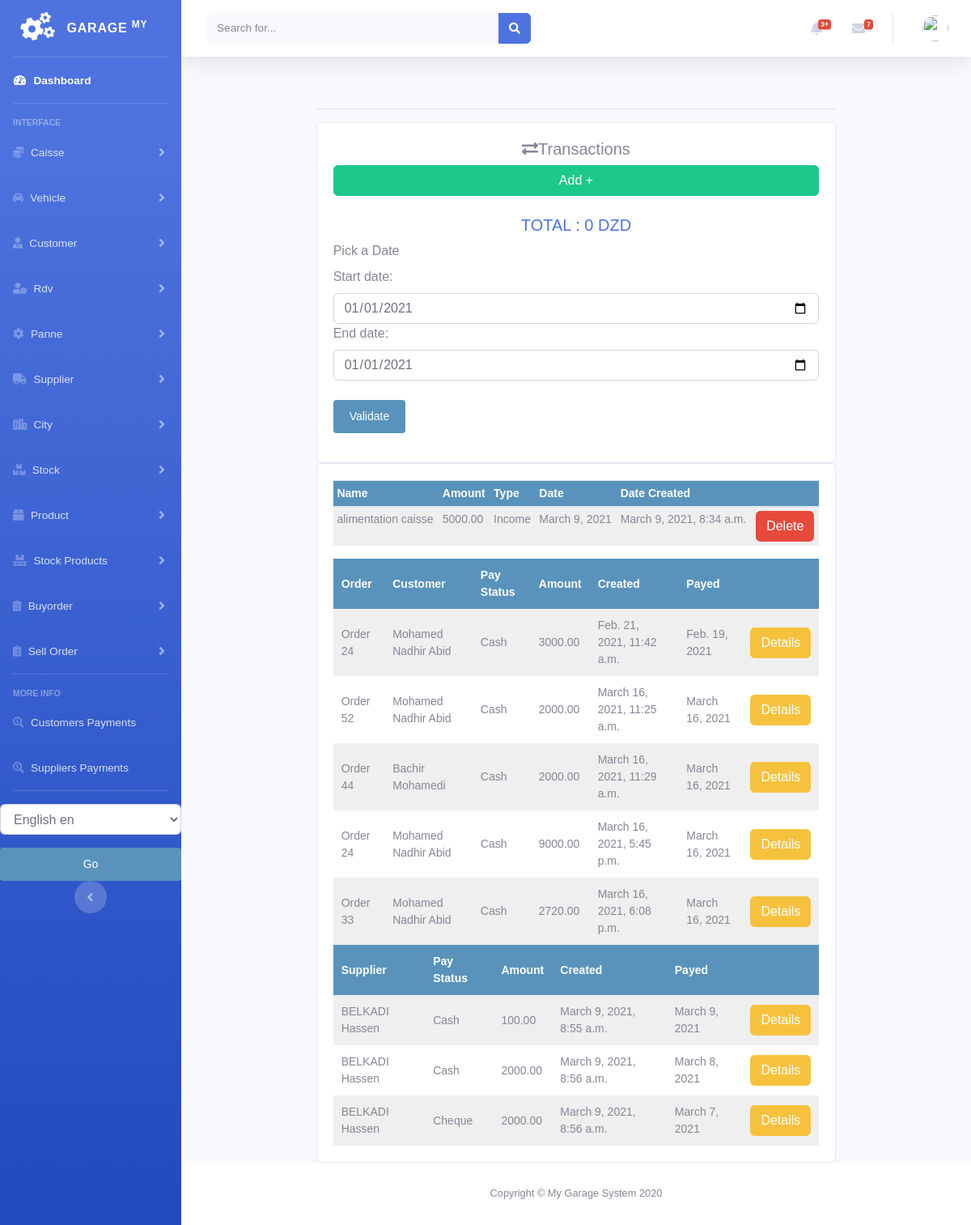
Before: /caisse/transaction_list/ with the older database file.
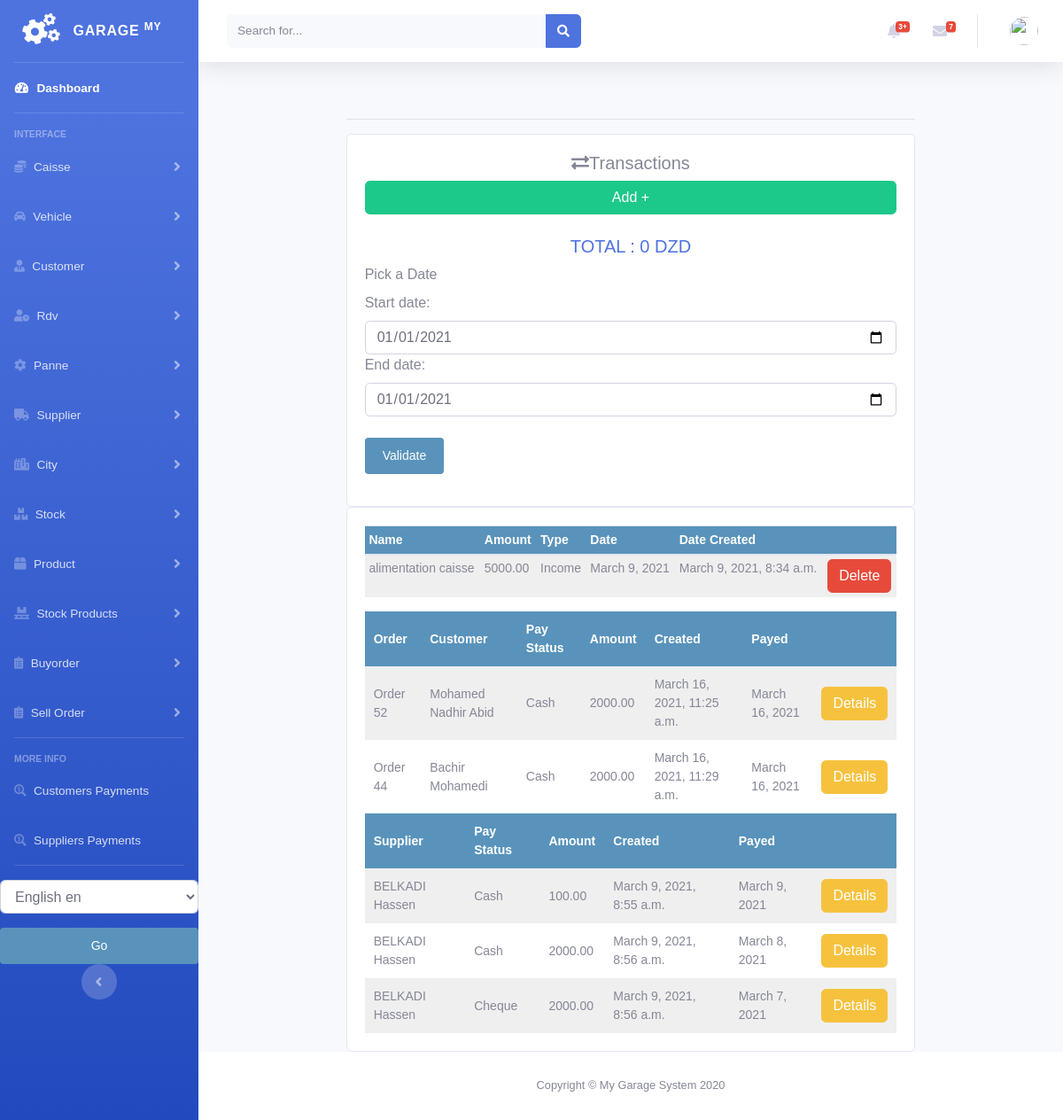
After: the same page with the newer database file.
### caisse/models.py (models this page shows)
class Transaction(models.Model):
    Transaction_name = models.CharField(max_length=200, null=True)
    amount = models.DecimalField(max_digits=10, decimal_places=2, default=0)
    type_choices = (
        ('Income', 'Income'),
        ('Expense', 'Expense')
    )
    trans_date = models.DateField(null=True, blank=True)
    Transaction_type = models.CharField(max_length=8, choices=type_choices, blank=True)
    date_created = models.DateTimeField(auto_now_add=True, null=True)

### payments/models.py (models this page shows)
class SellOrderPayment(models.Model):
    order = models.ForeignKey(Order, on_delete=models.CASCADE, blank=True, null=True)
    customer = models.ForeignKey(Customer, on_delete=models.CASCADE)
    user = models.IntegerField(default=0)
    amount = models.DecimalField(max_digits=10, decimal_places=2)
    created = models.DateTimeField(auto_now_add=True)
    pay_date = models.DateField(null=True, blank=True)
    pay_type = (
        ('Cash', 'Cash'),
        ('Cheque', 'Cheque'),
    )
    pay_status = models.CharField(max_length=8, choices=pay_type, blank=True, default="Cash")

class BuyOrderPayment(models.Model):
    order = models.ForeignKey(BuyOrder, on_delete=models.CASCADE, blank=True, null=True)
    supplier = models.ForeignKey(Supplier, on_delete=models.CASCADE)
    user = models.IntegerField(default=0)
    amount = models.DecimalField(max_digits=10, decimal_places=2)
    created = models.DateTimeField(auto_now_add=True)
    pay_date = models.DateField(null=True, blank=True)
    pay_type = (
        ('Cash', 'Cash'),
        ('Cheque', 'Cheque'),
    )
    pay_status = models.CharField(max_length=8, choices=pay_type, blank=True, default="Cash")

### sellorder/models.py (models this page shows, shortened)
class Order(models.Model):
    customer = models.ForeignKey(Customer, on_delete=models.DO_NOTHING)
    vehicle = models.ForeignKey(Vehicle, on_delete=models.DO_NOTHING, null=True, blank=True)
    created = models.DateTimeField(auto_now_add=True)
    updated = models.DateTimeField(auto_now=True)
    debt = models.DecimalField(max_digits=10, decimal_places=2, null=True, blank=True, default=0)
    total_price = models.DecimalField(max_digits=10, decimal_places=2, null=True, blank=True, default=0)
    discount_amount = models.DecimalField(max_digits=10, decimal_places=2, null=True, blank=True, default=0)
    paid = models.BooleanField(default=False)
    order_tva = models.PositiveIntegerField(default=0)
    confirmed = models.BooleanField(default=False)
    order_date = models.DateField(null=True, blank=True)
    class Meta:
        ordering = ('-created',)
    def __str__(self):
        return f'Order {self.id}'

### customer/models.py (models this page shows, shortened)
class Customer(models.Model):
    firstname = models.CharField(max_length=250, null=True)
    lastname = models.CharField(max_length=250, null=True)
    address = models.CharField(max_length=200, null=True)
    phone = models.CharField(max_length=200, null=True)
    national_number = models.CharField(max_length=200, null=True)
    email = models.EmailField(null=True)
    date_created = models.DateTimeField(auto_now_add=True, null=True)
    date_joined = models.DateField(null=True)
    debt = models.DecimalField(max_digits=10, decimal_places=2, null=True, default=0)
    def __str__(self):
        return self.firstname + " " + self.lastname

### supplier/models.py (models this page shows)
class Supplier(models.Model):
    firstname = models.CharField(max_length=250, null=True)
    lastname = models.CharField(max_length=250, null=True)
    address = models.CharField(max_length=200, null=True)
    phone = models.CharField(max_length=200, null=True)
    email = models.EmailField(null=True)
    date_created = models.DateTimeField(auto_now_add=True, null=True)
    date_joined = models.DateField(null=True)
    credit = models.DecimalField(max_digits=10, decimal_places=2, null=True, default=0.0)
    def __str__(self):
        return self.firstname + " " + self.lastname

### caisse/views.py (the view, shortened to what this page needs)
# urls.py: path('transaction_list/', views.transaction_list, name='transaction_list'),
def transaction_list(request):
    dateform = DateForm()
    periodform = PeriodForm()
    transactions = Transaction.objects.all()
    customerpayments = SellOrderPayment.objects.all()
    supplierpayments = BuyOrderPayment.objects.all()
    total_per_period = 0
    context = {
        "transactions": transactions,
        "dateform": dateform,
        "periodform": periodform,
        "customerpayments": customerpayments,
        "supplierpayments": supplierpayments,
        "total_per_period": total_per_period,
    }
    return render(request, "caisse/transaction_list.html", context)

### caisse/forms.py
class DateForm(forms.Form):
    date = forms.DateTimeField(initial="2021-01-01",
                               widget=forms.DateInput(attrs={
                                   'class': 'form-control datepicker', 'type': 'date'
                               })
                               )

class PeriodForm(forms.Form):
    start_date = forms.DateTimeField(initial="2021-01-01",
                                     widget=forms.DateInput(attrs={
                                         'class': 'form-control datepicker', 'type': 'date'
                                     })
                                     )
    end_date = forms.DateTimeField(initial="2021-01-01",
                                   widget=forms.DateInput(attrs={
                                       'class': 'form-control datepicker', 'type': 'date'
                                   })
                                   )

### caisse/templates/caisse/transaction_list.html (shortened to what the changed rows need)
{% extends 'home.html' %}
{% load static %}
{% load crispy_forms_tags %}
{% load i18n %}
{% block content %}
<br>
<div class="row">
    <div class="col-md-10 col-sm-12">
        <div class="card card-body">
            <br>
            <form method="post" action="">
                <div class="form-group">
                    <br>
                    {{periodform}}
                    <br>
                </div>
            </form>
        </div>
        <div class="card card-body">
            <table id="table_id" class="table table-sm">
                <thead>
                <tr>
                    <th>Name</th>
                    <th>Amount</th>
                    <th>Type</th>
                    <th>Date</th>
                    <th>Date Created</th>
                    <th></th>
                </tr>
                </thead>
                <tbody>
                {% if transactions %}
                {% for transaction in transactions %}
                <tr>
                    <td>{{transaction.Transaction_name}}</td>
                    <td>{{transaction.amount}}</td>
                    <td>{{transaction.Transaction_type}}</td>
                    <td>{{transaction.trans_date}}</td>
                    <td>{{transaction.date_created}}</td>
                    <td>
                        <a class="btn btn-danger "
                           href="{% url 'caisse:delete_transaction' transaction.id %}">Delete</a>
                    </td>
                </tr>
                {% endfor %}
                {% else %}
                <h2>No Elements</h2>
                {% endif %}
                </tbody>
            </table>
            <table id="customer_table_id" class="display text-center">
                <thead>
                <tr>
                    <th>Order</th>
                    <th>Customer</th>
                    <th>Pay Status</th>
                    <th>Amount</th>
                    <th>Created</th>
                    <th>Payed</th>
                    <th></th>
                </tr>
                </thead>
                <tbody>
                {% for payment in customerpayments %}
                <tr>
                    <td>
                        {{payment.order}}
                    </td>
                    <td>
                        {{payment.customer}}
                    </td>
                    <td>
                        {{payment.pay_status}}
                    </td>
                    <td>
                        {{payment.amount}}
                    </td>
                    <td>
                        {{payment.created}}
                    </td>
                    <td>
                        {{payment.pay_date}}
                    </td>
                    <td>
                        <a class="btn btn-warning " href="{% url 'sellorder:sellorder_details' payment.order.id %}">Details</a>
                    </td>
                </tr>
                {% endfor %}
                </tbody>
            </table>
            <table id="supplier_table_id" class="display text-center">
                <thead>
                <tr>
                    <th>Supplier</th>
                    <th>Pay Status</th>
                    <th>Amount</th>
                    <th>Created</th>
                    <th>Payed</th>
                    <th></th>
                </tr>
                </thead>
                <tbody>
                {% for payment in supplierpayments %}
                <tr>
                    <td>
                        {{payment.supplier}}
                    </td>
                    <td>
                        {{payment.pay_status}}
                    </td>
                    <td>
                        {{payment.amount}}
                    </td>
                    <td>
                        {{payment.created}}
                    </td>
                    <td>
                        {{payment.pay_date}}
                    </td>
                   <td>
                       {% if payment.order.id %}
                      <a class="btn btn-warning " href="{% url 'buyorder:buyorder_details' payment.order.id %}">Details</a>
                       {% endif %}
                   </td>
                </tr>
                {% endfor %}
                </tbody>
            </table>
        </div>
    </div>
</div>
{% endblock %}
{% block jsscript %}
<link rel="stylesheet" type="text/css" href="https://cdn.datatables.net/1.10.22/css/jquery.dataTables.css">
<link rel="stylesheet" type="text/css" href="https://cdn.datatables.net/buttons/1.6.5/css/buttons.dataTables.min.css">
{% endblock %}

Changed rows visible on the page:
removed SellOrderPayment: order "Order 24", customer "Mohamed Nadhir Abid", pay_status "Cash", amount "3000.00", created "Feb. 21, 2021, 11:42 a.m.", pay_date "Feb. 19, 2021"
removed SellOrderPayment: order "Order 24", customer "Mohamed Nadhir Abid", pay_status "Cash", amount "9000.00", created "March 16, 2021, 5:45 p.m.", pay_date "March 16, 2021"
removed SellOrderPayment: order "Order 33", customer "Mohamed Nadhir Abid", pay_status "Cash", amount "2720.00", created "March 16, 2021, 6:08 p.m.", pay_date "March 16, 2021"
